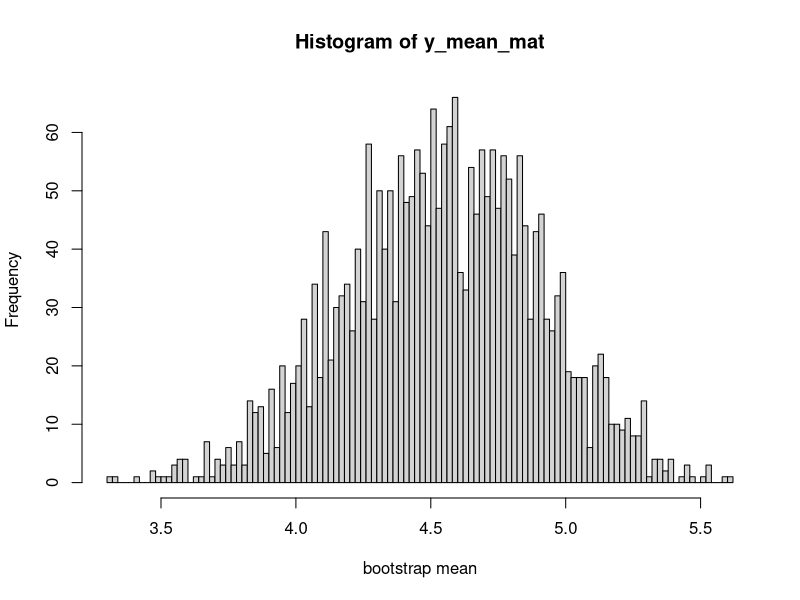
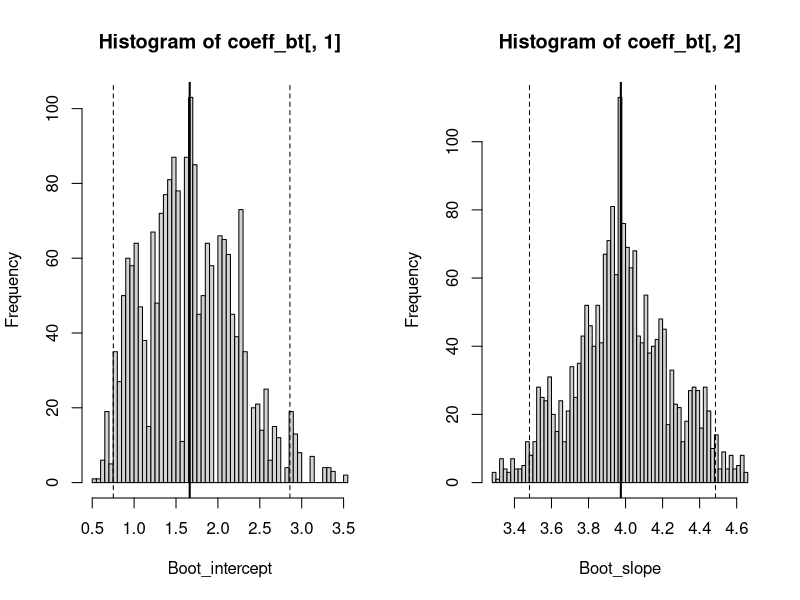

The R script that drew these images, in order:
## ---- chunk 1
options(tinytex.verbose = TRUE)
## ---- chunk 2
set.seed(12-07-2021)

y <- rgamma(8, shape = 4, rate = 1)         # generate samples from Gamma(4, 1)

nBoots <- 2500
y_B <- list()
for(i in 1:nBoots) {
  y_B[[i]] <- sample(y, replace = T)          # bootstrap with replacement 
}
## ---- chunk 3
y_mean <- lapply(y_B, function(x) mean(x))
## ---- chunk 4

y_mean_mat <- do.call("rbind", y_mean)
str(y_mean_mat)
## ---- chunk 5
hist(y_mean_mat, breaks = 100, xlab = "bootstrap mean")


## ---- chunk 6
x <- seq(-3, 3, length.out = 5)    # num[1:5]
y <- 2 +  4 * x + rnorm(5)         # num[1:5]

fit <- lm(y ~ x)
res <- fit$residuals
fit$coefficients

nBoots <- 2000
coeff_bt <- array(0, dim = c(nBoots, 2))  # 2 parameters alpha, beta
for(i in 1:nBoots) {
  y_bt <- y + sample(res, replace = T)
  fit_bt <- lm(y_bt ~ x)
  coeff_bt[i, ] <- fit_bt$coefficients
}
## ---- chunk 7
par(mfrow = c(1, 2))
hist(coeff_bt[, 1], xlab = "Boot_intercept", breaks = 50)
abline(v = fit$coefficients[1], lwd = 2)
abline(v = quantile(coeff_bt[, 1], 0.025), lty = 2)
abline(v = quantile(coeff_bt[, 1], 0.975), lty = 2)


hist(coeff_bt[, 2], xlab = "Boot_slope", breaks = 50)
abline(v = fit$coefficients[2], lwd = 2)
abline(v = quantile(coeff_bt[, 2], 0.025), lty = 2)
abline(v = quantile(coeff_bt[, 2], 0.975), lty = 2)



